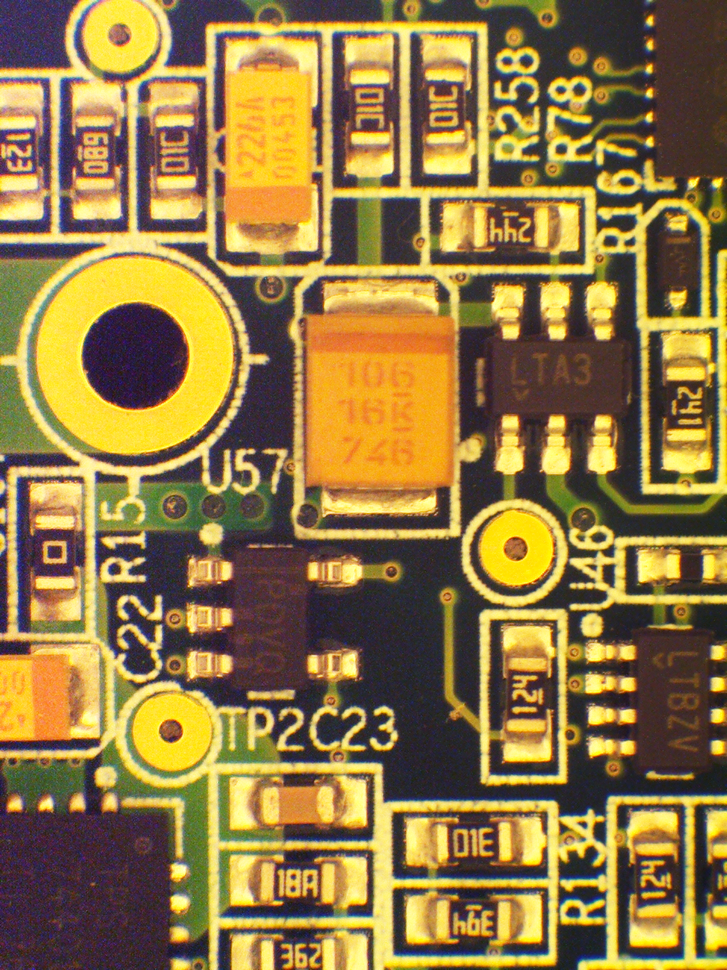
#> input picture Assignment 22/Board/board - origin.bmp, 727 x 970 px, shrunk from 960 x 1280 before the run, found by its file name
$ python board.py
#> lines starting #> are read from the running program, lines starting #| are printed output that depends on the picture
import cv2
import numpy as np

img1 = cv2.imread("Board/board - origin.bmp" , 0)
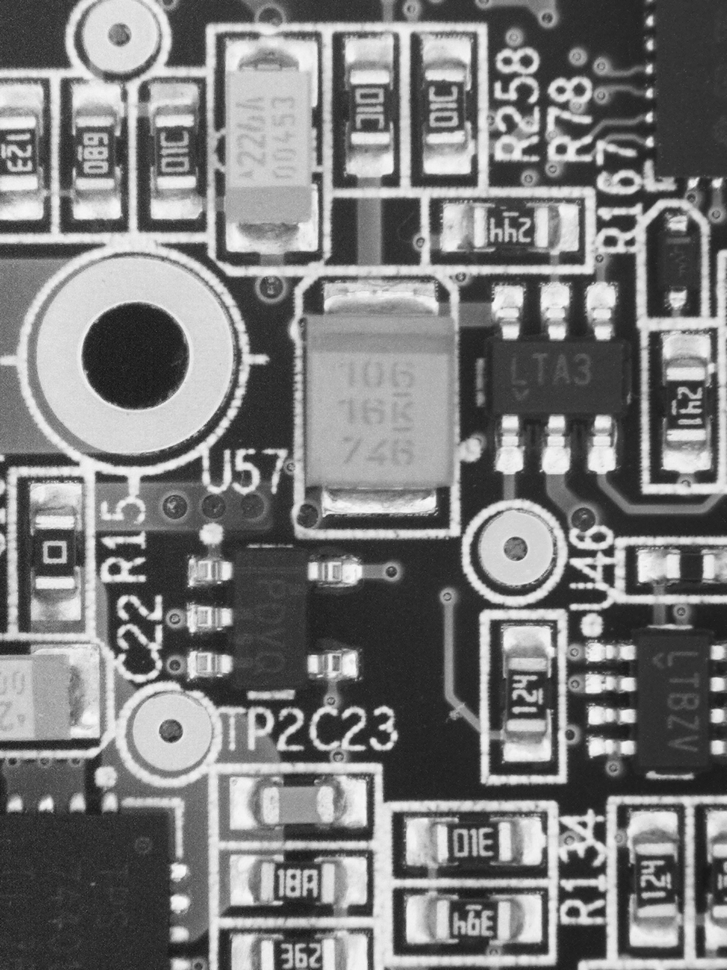
#> img1: shape (970, 727); min 19, max 251, mean 123
img2 = cv2.imread("Board/board - test.bmp" , 0)
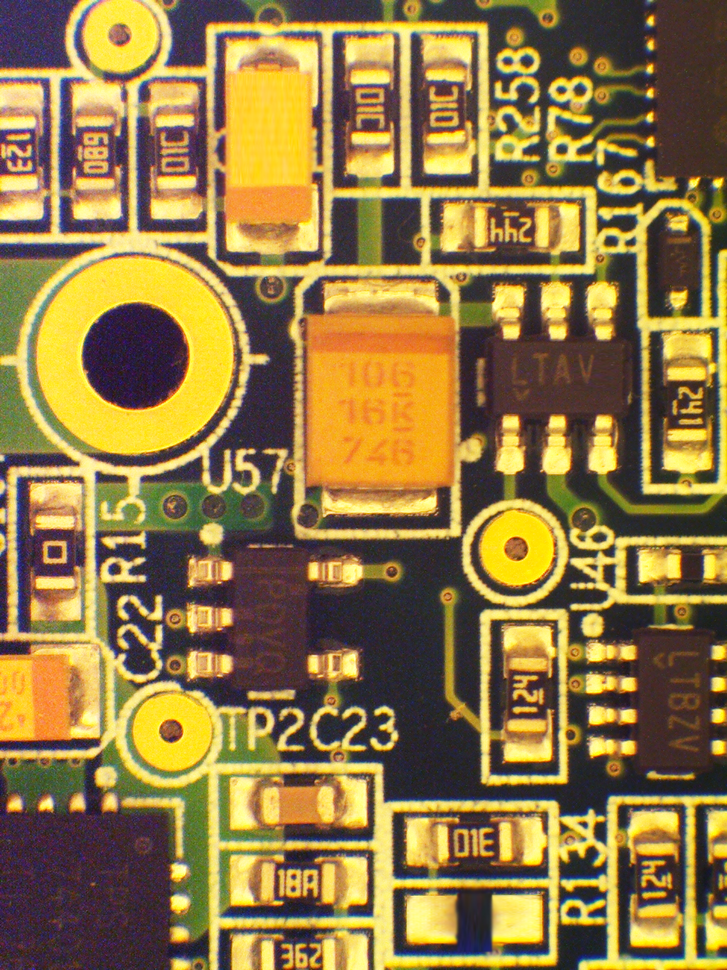
#> input picture Assignment 22/Board/board - test.bmp, 727 x 970 px, shrunk from 959 x 1280 before the run, found by its file name
#> img2: shape (970, 727); min 19, max 250, mean 123.2


result = cv2.subtract(img1,img2)
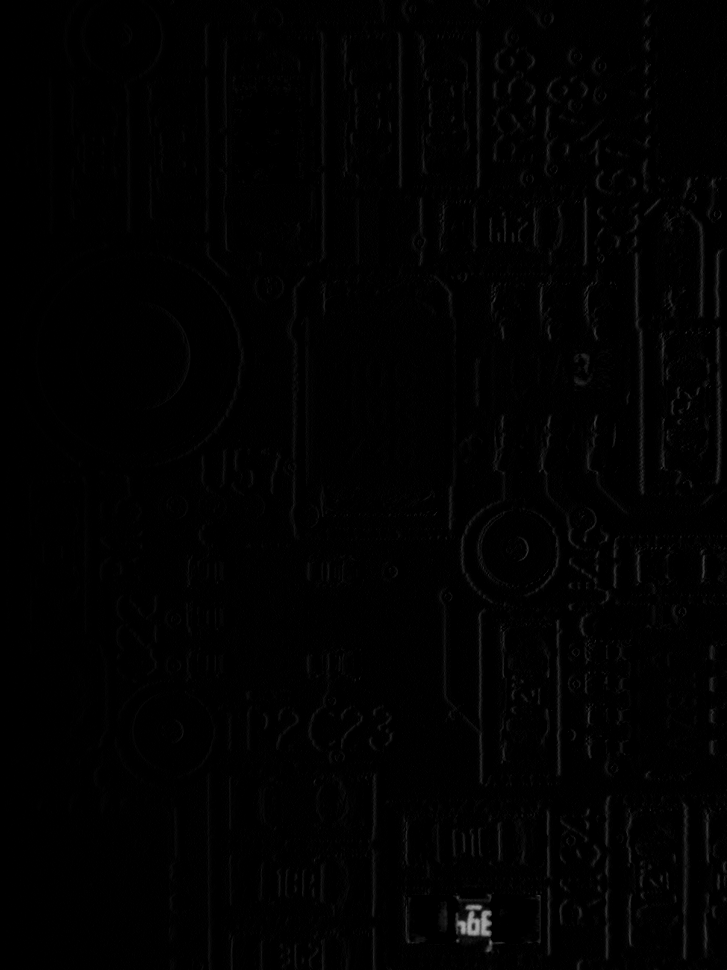
#> result: shape (970, 727); min 0, max 170, mean 1.7


cv2.imwrite('Board/board.jpg' , result)

cv2.imshow('output' , result)

cv2.waitKey()
